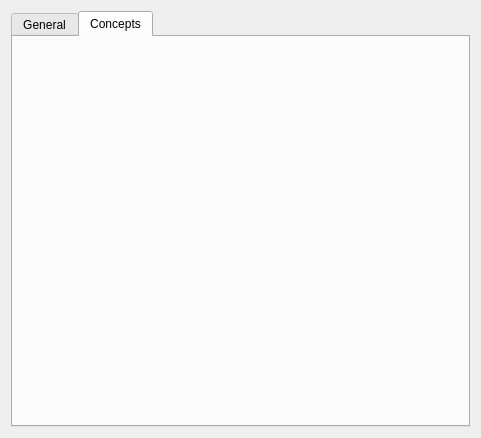
<?xml version="1.0" encoding="UTF-8"?>
<ui version="4.0">
 <class>KViewClass</class>
 <widget class="QWidget" name="KViewClass">
  <property name="geometry">
   <rect>
    <x>0</x>
    <y>0</y>
    <width>481</width>
    <height>438</height>
   </rect>
  </property>
  <property name="windowTitle">
   <string>Form</string>
  </property>
  <layout class="QVBoxLayout" name="verticalLayout">
   <item>
    <widget class="QTabWidget" name="ObjectsTab">
     <property name="currentIndex">
      <number>1</number>
     </property>
     <widget class="QWidget" name="tab">
      <attribute name="title">
       <string>General</string>
      </attribute>
      <layout class="QVBoxLayout" name="verticalLayout_2">
       <item>
        <widget class="QGObjectVars" name="Vars" native="true"/>
       </item>
      </layout>
     </widget>
     <widget class="QWidget" name="tab_3">
      <attribute name="title">
       <string>Concepts</string>
      </attribute>
      <layout class="QVBoxLayout" name="verticalLayout_4">
       <item>
        <widget class="QGDescription" name="Desc" native="true"/>
       </item>
      </layout>
     </widget>
    </widget>
   </item>
  </layout>
 </widget>
 <customwidgets>
  <customwidget>
   <class>QGObjectVars</class>
   <extends>QWidget</extends>
   <header>qgobjectvars.h</header>
   <container>1</container>
  </customwidget>
  <customwidget>
   <class>QGDescription</class>
   <extends>QWidget</extends>
   <header>qgdescription.h</header>
   <container>1</container>
  </customwidget>
 </customwidgets>
 <resources/>
 <connections/>
</ui>
